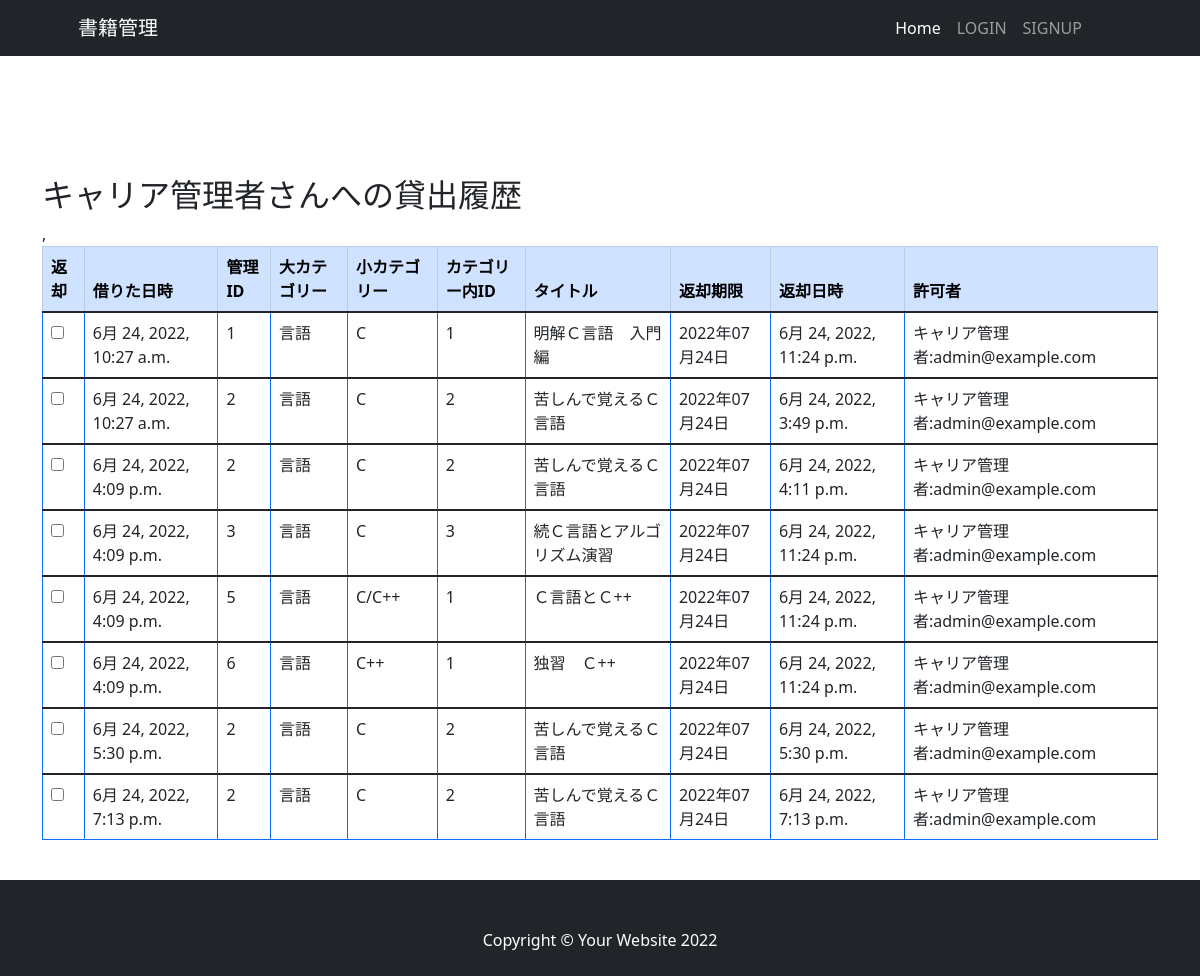
Page /history_status_user/1/ on the committed database.
### register/models.py (models this page shows, shortened)
class User(AbstractBaseUser, PermissionsMixin):
    email = models.EmailField(_('email address'), unique=True)
    first_name = models.CharField(_('first name'), max_length=30, blank=True)
    last_name = models.CharField(_('last name'), max_length=150, blank=True)
    is_staff = models.BooleanField(
        _('staff status'),
        default=False,
        help_text=_(
            'Designates whether the user can log into this admin site.'),
    )
    is_active = models.BooleanField(
        _('active'),
        default=True,
        help_text=_(
            'Designates whether this user should be treated as active. '
            'Unselect this instead of deleting accounts.'
        ),
    )
    date_joined = models.DateTimeField(_('date joined'), default=timezone.now)
    """
    5冊目での貸出上限フラグ追加
    """
    rental_limit = models.BooleanField(default=False, help_text='5冊以上借りたらTrue', verbose_name='貸出上限フラグ')
    """
    借りているかどうかでフラグ追加
    """
    is_borrowing = models.BooleanField(default=False, help_text='本を借りていればTrue', verbose_name='本を借りている人/is_borrowing')
    objects = CustomUserManager()
    EMAIL_FIELD = 'email'
    USERNAME_FIELD = 'email'
    REQUIRED_FIELDS = []
    class Meta:
        verbose_name = _('user')
        verbose_name_plural = _('users')
    def __str__(self):
        return self.last_name + self.first_name + ':' + self.email

### book_rental_app/models.py (models this page shows, shortened)
class LendingStatus(models.Model):
    checkout_date = models.DateTimeField(auto_now_add=True, verbose_name='貸し出し日')
    returned_date = models.DateTimeField(auto_now=True, verbose_name='返却日')
    book = models.ForeignKey(Books, on_delete=models.PROTECT, verbose_name='貸し出された書籍')
    borrower_user = models.ForeignKey(User, on_delete=models.PROTECT, related_name='status_borrower', verbose_name='本を借りた人')
    lender_user = models.ForeignKey(User, on_delete=models.PROTECT, related_name='status_lender', verbose_name='貸出許可を出した人')
    is_returned = models.BooleanField(default=False, help_text='本が返されたらTrue', verbose_name='返されたかどうかのラベル')
    def get_due_date(self):
        due_date = self.checkout_date + relativedelta(months=1)
        return due_date
    class Meta:
        db_table = 'LendingStatus'
        verbose_name = '貸出状況'
        verbose_name_plural = '貸出状況'

class Books(models.Model):
    manage_id = models.IntegerField(verbose_name='書籍管理用ID', blank=True, null=True)
    id_in_category = models.IntegerField(verbose_name='カテゴリーにおけるID', blank=True, null=True)
    title = models.CharField(max_length=255, verbose_name='Book Title')
    category = models.ForeignKey(SmallCategory, on_delete=models.SET_NULL, blank=True, null=True, verbose_name='Small Categroy name')
    borrower_user = models.ForeignKey(User, on_delete=models.SET_NULL, blank=True, null=True, related_name='borrowing_books', verbose_name='本を借りた人')
    lender_user = models.ForeignKey(User, on_delete=models.SET_NULL, blank=True, null=True, related_name='lending_books', verbose_name='貸出許可を出した人')
    is_rental = models.BooleanField(default=False, help_text='借りられたらTrue', verbose_name='貸出中ラベル')
    created_at = models.DateTimeField(auto_now_add=True, verbose_name='書籍追加された日時')
    class Meta:
        db_table = 'Books'
        verbose_name = '書籍情報'
        verbose_name_plural = '書籍情報'

class SmallCategory(models.Model):
    large_category = models.ForeignKey(LargeCategory, on_delete=models.SET_NULL, blank=True, null=True, verbose_name='Large Categroy name')
    name = models.CharField(max_length=25, verbose_name='Small Categroy name')
    def __str__(self):
        return self.name
    class Meta:
        db_table = 'Small_Category'
        verbose_name = '小カテゴリー'
        verbose_name_plural = '小カテゴリー'

class LargeCategory(models.Model):
    name = models.CharField(max_length=25, verbose_name='Large Categroy name')
    def __str__(self):
        return self.name
    class Meta:
        db_table = 'Large_Category'
        verbose_name = '大カテゴリー'
        verbose_name_plural = '大カテゴリー'

### book_rental_app/views/lender_views.py (the view)
# urls.py: path('history_status_user/<int:pk>/', views.history_status_user, name='history_status_user'),
def history_status_user(request, pk):
    status_user = User.objects.get(id=pk)
    returned_status = LendingStatus.objects.filter(borrower_user=status_user, is_returned=True)
    context = {
        'status_user': status_user,
        'returned_status': returned_status,
    }
    return render(request, 'lender/list_status/history_status_user.html', context)

### book_rental_app/templates/lender/list_status/history_status_user.html (shortened to what this page needs)
{% extends 'lender/base.html' %}
{% block content %}
        <section class="pt-4">
            <div class="container">
                  <h2>{{ status_user.last_name }}{{ status_user.first_name }}さんへの貸出履歴</h2>
                  <table class="table table-bordered border-primary table-hover">
                    <thead class="table-primary">
                      <tr>
                        <th scope="col">返却</th>
                        <th scope="col">借りた日時</th>
                        <th scope="col">管理ID</th>
                        <th scope="col">大カテゴリー</th>
                        <th scope="col">小カテゴリー</th>
                        <th scope="col">カテゴリー内ID</th>
                        <th scope="col">タイトル</th>
                        <th scope="col">返却期限</th>,
                        <th scope="col">返却日時</th>
                        <th scope="col">許可者</th>
                      </tr>
                    </thead>
                    {% if returned_status %}
                    {% for status in returned_status %}
                    <tbody>
                      <tr id="{{ status.id }}">
                          <td><input type="checkbox" name="returning_status_id" value="{{ status.id }}"></td>
                          <td>{{ status.checkout_date }}</td>
                          <td>{{ status.book.manage_id }}</td>
                          <td>{{ status.book.category.large_category }}</td>
                          <td>{{ status.book.category }}</td>
                          <td>{{ status.book.id_in_category }}</td>
                          <td>{{ status.book.title }}</td>
                          <td>{{ status.get_due_date | date:"Y年m月j日" }}</td>
                          <td>{{ status.returned_date }}</td>
                          <td>{{ status.lender_user }}</td>
                      </tr>
                    </tbody>
                    {% endfor %}
                    {% else %}
                    <h3>あなたはこれまでに借りている本はありません。</h3>
                    {% endif %}
                  </table>
            </div>
        </section>
{% endblock %}

### static/css/mystyle.css (style rules this page uses)
body { margin: 0; padding: 0; position: relative; padding-bottom: 120px; }
section { margin-top: 6rem; }

### rows in the picture
User: last_name "キャリア", first_name "管理者"
LendingStatus: checkout_date "6月 24, 2022, 10:27 a.m.", book.manage_id "1", book.category.large_category "言語", book.category "C", book.id_in_category "1", book "明解Ｃ言語 入門編", get_due_date "2022年07月24日", returned_date "6月 24, 2022, 11:24 p.m.", lender_user "キャリア管理者:admin@example.com"
LendingStatus: checkout_date "6月 24, 2022, 10:27 a.m.", book.manage_id "2", book.category.large_category "言語", book.category "C", book.id_in_category "2", book "苦しんで覚えるＣ言語", get_due_date "2022年07月24日", returned_date "6月 24, 2022, 3:49 p.m.", lender_user "キャリア管理者:admin@example.com"
LendingStatus: checkout_date "6月 24, 2022, 4:09 p.m.", book.manage_id "2", book.category.large_category "言語", book.category "C", book.id_in_category "2", book "苦しんで覚えるＣ言語", get_due_date "2022年07月24日", returned_date "6月 24, 2022, 4:11 p.m.", lender_user "キャリア管理者:admin@example.com"
LendingStatus: checkout_date "6月 24, 2022, 4:09 p.m.", book.manage_id "3", book.category.large_category "言語", book.category "C", book.id_in_category "3", book "続Ｃ言語とアルゴリズム演習", get_due_date "2022年07月24日", returned_date "6月 24, 2022, 11:24 p.m.", lender_user "キャリア管理者:admin@example.com"
LendingStatus: checkout_date "6月 24, 2022, 4:09 p.m.", book.manage_id "5", book.category.large_category "言語", book.category "C/C++", book.id_in_category "1", book "Ｃ言語とＣ++", get_due_date "2022年07月24日", returned_date "6月 24, 2022, 11:24 p.m.", lender_user "キャリア管理者:admin@example.com"
LendingStatus: checkout_date "6月 24, 2022, 4:09 p.m.", book.manage_id "6", book.category.large_category "言語", book.category "C++", book.id_in_category "1", book "独習 Ｃ++", get_due_date "2022年07月24日", returned_date "6月 24, 2022, 11:24 p.m.", lender_user "キャリア管理者:admin@example.com"
LendingStatus: checkout_date "6月 24, 2022, 5:30 p.m.", book.manage_id "2", book.category.large_category "言語", book.category "C", book.id_in_category "2", book "苦しんで覚えるＣ言語", get_due_date "2022年07月24日", returned_date "6月 24, 2022, 5:30 p.m.", lender_user "キャリア管理者:admin@example.com"
LendingStatus: checkout_date "6月 24, 2022, 7:13 p.m.", book.manage_id "2", book.category.large_category "言語", book.category "C", book.id_in_category "2", book "苦しんで覚えるＣ言語", get_due_date "2022年07月24日", returned_date "6月 24, 2022, 7:13 p.m.", lender_user "キャリア管理者:admin@example.com"
